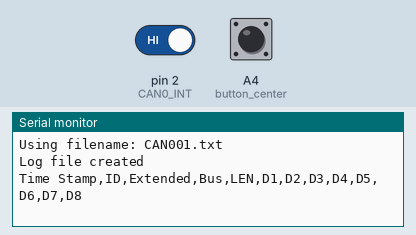
The sketch below on a simulated Arduino Uno, built with avr-gcc and run on an emulated ATmega328P. Parts: the last lines printed to the serial monitor. Inputs (shaded band) come from the test bench; at power-on: pin 2 (CAN0_INT) HIGH, A4 (button_center) HIGH. Storage starts empty.

Above: at 2.3 s.
2.4 s: pin 2 (CAN0_INT) driven LOW
At 3.2 s:
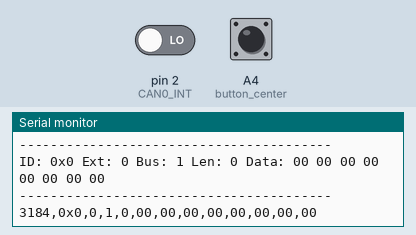
3.9 s: A4 (button_center) pulled LOW for 0.15 s
At 4.6 s:
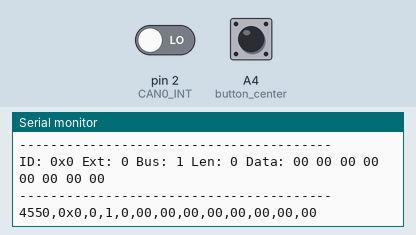
5.5 s: A4 (button_center) pulled LOW for 1 s
Timing chart, 0 to 8.5 s (numbered marks = the images above; inputs shaded):
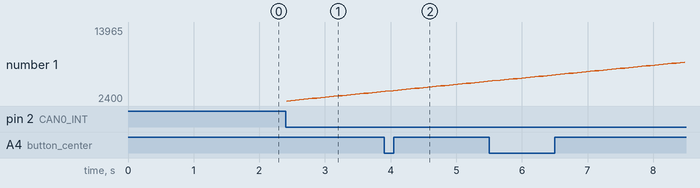

Measured:
- after the input at 2.4 s, the serial monitor: prints a new line at once (image 1)
- after the input at 3.9 s, the serial monitor: prints a new line after 0.07 s (image 2)
- plotted number 1: 3838 → 5465 after the input at 3.9 s

The sketch:

can_mon_10_savvycan_output.ino
```cpp
#include <SPI.h>
#include <mcp_can.h>
#include <SD.h>

// Pin definitions
const int CAN0_CS_PIN = 10;
const int SD_CS_PIN = 9;
const int CAN0_INT = 2;
const int button_center = A4;  // Action button

// Global variables
long unsigned int rxId;
unsigned char len = 0;
unsigned char rxBuf[8];
char msgString[128];
char filename[13];

// Button and action tracking
bool lastButtonState = HIGH;
bool buttonPressed = false;
unsigned long lastDebounceTime = 0;
const unsigned long debounceDelay = 50;
int actionCounter = 0;

// Bus identifier (can be changed if multiple CAN buses)
const int BUS_ID = 1;

MCP_CAN CAN0(CAN0_CS_PIN);
bool sdCardPresent = false;

void getNextFilename() {
    int fileNum = 0;
    do {
        fileNum++;
        sprintf(filename, "CAN%03d.txt", fileNum);
    } while (SD.exists(filename) && fileNum < 999);
    Serial.print("Using filename: ");
    Serial.println(filename);
}

bool initSD() {
    // Disable CAN CS
    digitalWrite(CAN0_CS_PIN, HIGH);
    delay(10);

    // Initialize SD card
    pinMode(SD_CS_PIN, OUTPUT);
    digitalWrite(SD_CS_PIN, LOW);

    if (!SD.begin(SD_CS_PIN)) {
        Serial.println("SD Init Failed! Check card and connections");
        sdCardPresent = false;
        digitalWrite(SD_CS_PIN, HIGH);
        digitalWrite(CAN0_CS_PIN, LOW);
        return false;
    }

    sdCardPresent = true;
    Serial.println("SD Init Success!");

    // Get next available filename
    getNextFilename();

    // Create new log file with header
    File logFile = SD.open(filename, FILE_WRITE);
    if (logFile) {
        // New header format
        logFile.println("Time Stamp,ID,Extended,Bus,LEN,D1,D2,D3,D4,D5,D6,D7,D8");
        logFile.close();
        Serial.println("Log file created");
    } else {
        Serial.println("Error creating log file!");
        sdCardPresent = false;
        return false;
    }

    // Cleanup
    digitalWrite(SD_CS_PIN, HIGH);
    SD.end();

    // Re-enable CAN CS
    digitalWrite(CAN0_CS_PIN, LOW);
    delay(10);

    return true;
}

void writeToSD(String dataString) {
    if (!sdCardPresent) return;

    // Switch from CAN to SD
    digitalWrite(CAN0_CS_PIN, HIGH);
    delay(10);

    if (SD.begin(SD_CS_PIN)) {
        File logFile = SD.open(filename, FILE_WRITE);
        if (logFile) {
            logFile.println(dataString);
            logFile.close();
        } else {
            Serial.println("Failed to open log file!");
        }

        digitalWrite(SD_CS_PIN, HIGH);
        SD.end();
    } else {
        Serial.println("SD Write Failed - Card Init Error!");
        sdCardPresent = false;
    }

    // Switch back to CAN
    digitalWrite(CAN0_CS_PIN, LOW);
    delay(10);
}

void logAction() {
    actionCounter++;

    // Write action events in the same format as regular CAN messages
    // Fill with zeros/empty for the data fields
    String actionString = String(millis()) +
                         ",ACTION,0," +
                         String(BUS_ID) +
                         ",0,0,0,0,0,0,0,0,0";

    Serial.println("----------------------------------------");
    Serial.println("ACTION " + String(actionCounter) + " LOGGED");
    Serial.println("----------------------------------------");

    // Also send to serial for plotting
    Serial.println(actionString);

    writeToSD(actionString);
}

void setup() {
    Serial.begin(115200);
    delay(1000);

    // Initialize pins
    pinMode(CAN0_CS_PIN, OUTPUT);
    pinMode(SD_CS_PIN, OUTPUT);
    pinMode(CAN0_INT, INPUT);
    pinMode(button_center, INPUT_PULLUP);

    // Set CS pins high initially
    digitalWrite(CAN0_CS_PIN, HIGH);
    digitalWrite(SD_CS_PIN, HIGH);

    // Initialize SPI
    SPI.begin();
    delay(100);

    // Initialize CAN
    Serial.print("Initializing CAN...");
    digitalWrite(CAN0_CS_PIN, LOW);
    if(CAN0.begin(MCP_ANY, CAN_500KBPS, MCP_16MHZ) == CAN_OK) {
        Serial.println("Success!");
    } else {
        Serial.println("Failed!");
        while(1);
    }
    CAN0.setMode(MCP_NORMAL);

    // Try to initialize SD card multiple times
    bool sdInitialized = false;
    for(int i = 0; i < 3 && !sdInitialized; i++) {
        Serial.print("Initializing SD card (attempt ");
        Serial.print(i + 1);
        Serial.print(")...");
        sdInitialized = initSD();
        if(!sdInitialized) {
            delay(1000);  // Wait before retry
        }
    }

    // Print column headers to serial for plotting applications
    Serial.println("Time Stamp,ID,Extended,Bus,LEN,D1,D2,D3,D4,D5,D6,D7,D8");
}

void loop() {
    // Check for button press with debouncing
    int reading = digitalRead(button_center);

    if (reading != lastButtonState) {
        lastDebounceTime = millis();
    }

    if ((millis() - lastDebounceTime) > debounceDelay) {
        if (reading == LOW && !buttonPressed) {
            logAction();
            buttonPressed = true;
        }
        else if (reading == HIGH) {
            buttonPressed = false;
        }
    }

    lastButtonState = reading;

    // Check for CAN messages
    if(!digitalRead(CAN0_INT)) {
        CAN0.readMsgBuf(&rxId, &len, rxBuf);

        // Determine if extended or standard ID
        bool isExtended = (rxId & 0x80000000) == 0x80000000;
        String idString;

        if(isExtended) {
            idString = String((rxId & 0x1FFFFFFF), HEX);
        } else {
            idString = String(rxId, HEX);
        }

        // Format data bytes individually
        String d1 = len >= 1 ? String(rxBuf[0], HEX) : "0";
        String d2 = len >= 2 ? String(rxBuf[1], HEX) : "0";
        String d3 = len >= 3 ? String(rxBuf[2], HEX) : "0";
        String d4 = len >= 4 ? String(rxBuf[3], HEX) : "0";
        String d5 = len >= 5 ? String(rxBuf[4], HEX) : "0";
        String d6 = len >= 6 ? String(rxBuf[5], HEX) : "0";
        String d7 = len >= 7 ? String(rxBuf[6], HEX) : "0";
        String d8 = len >= 8 ? String(rxBuf[7], HEX) : "0";

        // Pad each byte with leading zero if needed
        if(d1.length() == 1) d1 = "0" + d1;
        if(d2.length() == 1) d2 = "0" + d2;
        if(d3.length() == 1) d3 = "0" + d3;
        if(d4.length() == 1) d4 = "0" + d4;
        if(d5.length() == 1) d5 = "0" + d5;
        if(d6.length() == 1) d6 = "0" + d6;
        if(d7.length() == 1) d7 = "0" + d7;
        if(d8.length() == 1) d8 = "0" + d8;

        // Create log string in new format: Time Stamp,ID,Extended,Bus,LEN,D1,D2,D3,D4,D5,D6,D7,D8
        String logString = String(millis()) + "," +
                          "0x" + idString + "," +
                          (isExtended ? "1" : "0") + "," +
                          String(BUS_ID) + "," +
                          String(len) + "," +
                          d1 + "," + d2 + "," + d3 + "," + d4 + "," +
                          d5 + "," + d6 + "," + d7 + "," + d8;

        // For console output (formatted for readability)
        String displayString = "ID: 0x" + idString +
                             " Ext: " + (isExtended ? "1" : "0") +
                             " Bus: " + String(BUS_ID) +
                             " Len: " + String(len) +
                             " Data: " + d1 + " " + d2 + " " + d3 + " " + d4 +
                             " " + d5 + " " + d6 + " " + d7 + " " + d8;

        Serial.println("----------------------------------------");
        Serial.println(displayString);
        Serial.println("----------------------------------------");

        // Also output in CSV format for serial plotting
        Serial.println(logString);

        // Write to SD card
        writeToSD(logString);
    }
}
```
